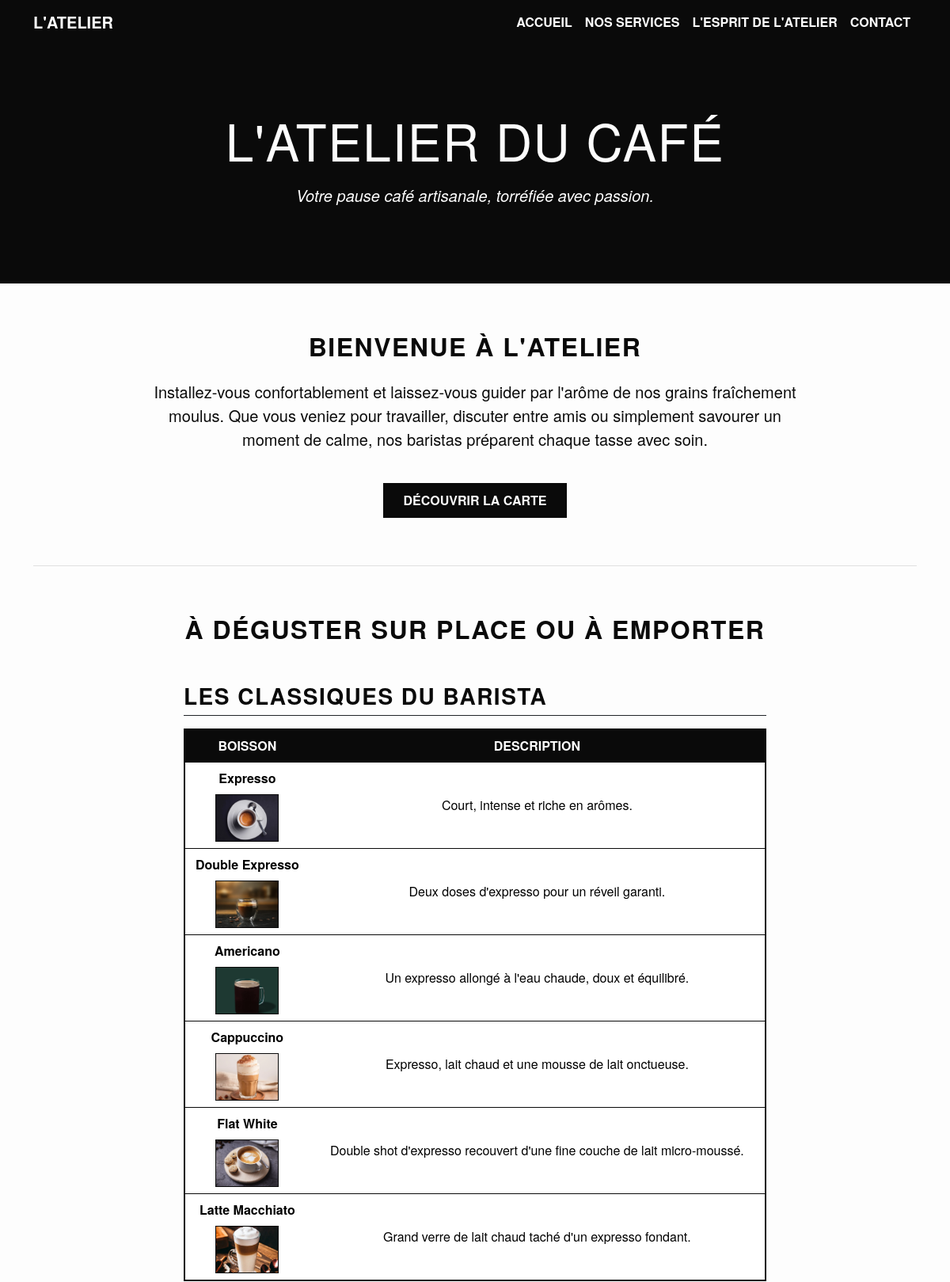
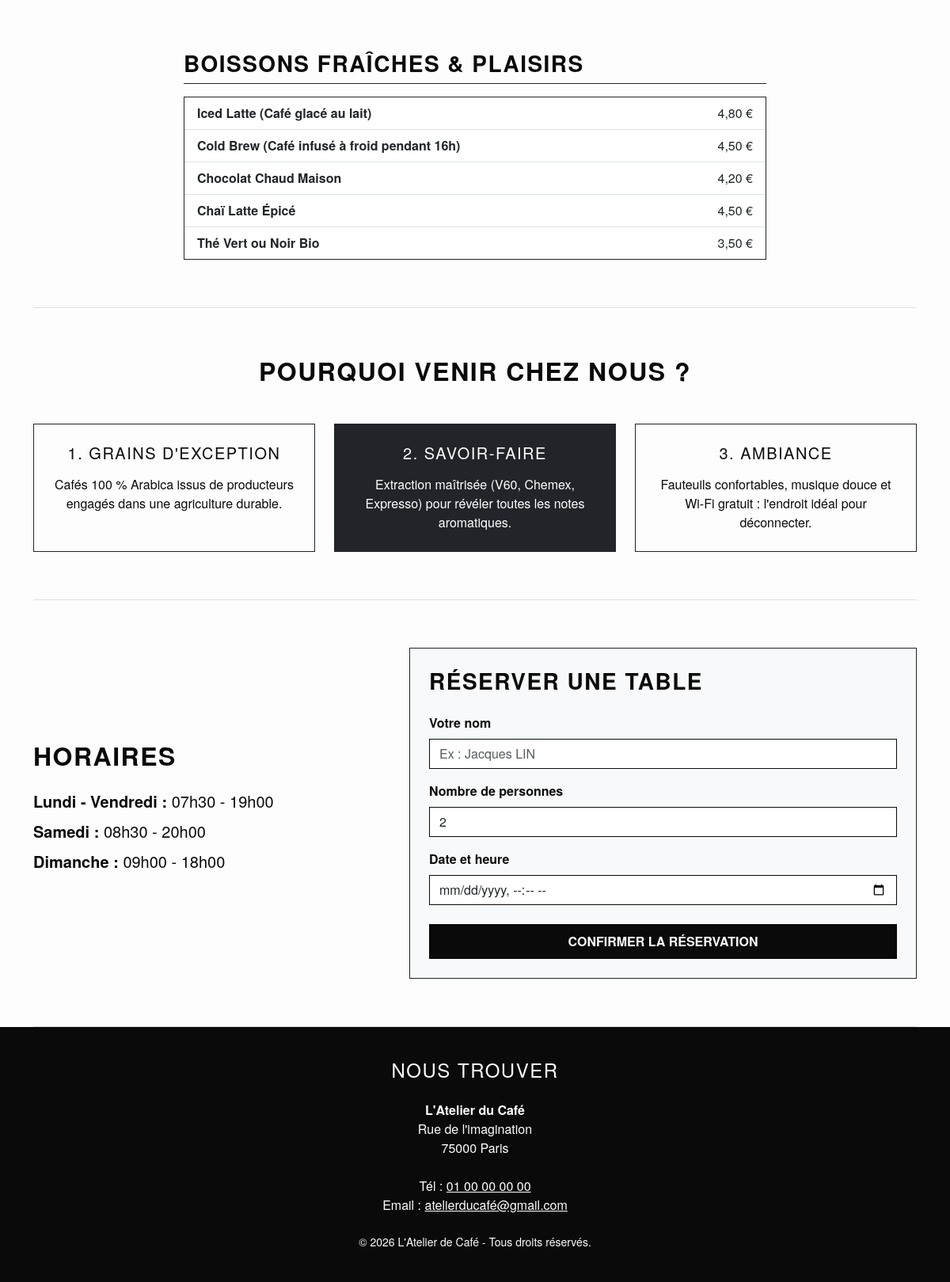
The page / on the database its author committed (2 pictures, top to bottom).
### tables this page shows
CREATE TABLE `services` (
  `id` int(11) NOT NULL,
  `nom` varchar(100) NOT NULL,
  `description` text DEFAULT NULL,
  `prix` decimal(5,2) NOT NULL,
  `image_url` varchar(255) DEFAULT NULL,
  `category_id` int(11) NOT NULL
);

### index.php (the view, shortened to what this page needs)
<?php
require_once 'config.php';
$stmtClassiques = $pdo->query("SELECT * FROM services WHERE category_id = 1");
$classiques = $stmtClassiques->fetchAll();
$stmtFraiches = $pdo->query("SELECT * FROM services WHERE category_id = 2");
$fraiches = $stmtFraiches->fetchAll();
?>
<!doctype html>
<html lang="fr">
<head>
  <link
    href="https://cdn.jsdelivr.net/npm/bootstrap@5.3.2/dist/css/bootstrap.min.css"
    rel="stylesheet" />
  <link rel="stylesheet" href="index.css" />
</head>
<body>
  <nav class="navbar navbar-expand-lg navbar-custom sticky-top">
    <div class="container">
      <a class="navbar-brand" href="index.php">L'Atelier</a>
      <div
        class="collapse navbar-collapse justify-content-end"
        id="navbarNav">
        <ul class="navbar-nav">
          <li class="nav-item">
            <a class="nav-link" href="index.php">Accueil</a>
          </li>
          <li class="nav-item">
            <a class="nav-link" href="service.php">Nos services</a>
          </li>
          <li class="nav-item">
            <a class="nav-link" href="about.php">L'Esprit de L'Atelier</a>
          </li>
          <li class="nav-item">
            <a class="nav-link" href="contact.php">Contact</a>
          </li>
        </ul>
      </div>
    </div>
  </nav>
  <header class="hero-section">
    <div class="container">
      <h1 class="display-3">L'Atelier du Café</h1>
      <p class="lead mt-3">
        <em>Votre pause café artisanale, torréfiée avec passion.</em>
      </p>
    </div>
  </header>
  <main class="container">
    <section id="bienvenue" class="text-center">
      <h2 class="mb-4">Bienvenue à L'Atelier</h2>
      <p class="lead w-75 mx-auto">
        Installez-vous confortablement et laissez-vous guider par l'arôme de
        nos grains fraîchement moulus. Que vous veniez pour travailler,
        discuter entre amis ou simplement savourer un moment de calme, nos
        baristas préparent chaque tasse avec soin.
      </p>
      <a href="#carte" class="btn btn-custom mt-4 px-4 py-2">Découvrir la carte</a>
    </section>
    <section id="carte">
      <h2 class="text-center mb-5">À déguster sur place ou à emporter</h2>
      <div class="row">
        <div class="col-lg-8 mx-auto">
          <h3 class="mb-3 border-bottom border-dark pb-2">
            Les Classiques du Barista
          </h3>
          <div class="table-responsive">
            <table class="table table-bw text-center">
              <thead>
                <tr>
                  <th>Boisson</th>
                  <th>Description</th>
                </tr>
              </thead>
              <tbody>
                <?php foreach ($classiques as $boisson): ?>
                  <tr>
                    <td>
                      <strong><?= htmlspecialchars($boisson['nom']) ?></strong><br />
                      <?php if (!empty($boisson['image_url'])): ?>
                        <img
                          src="<?= htmlspecialchars($boisson['image_url']) ?>"
                          alt="<?= htmlspecialchars($boisson['nom']) ?>"
                          width="80"
                          height="60"
                          class="img-coffee mt-2"
                          loading="lazy" />
                      <?php endif; ?>
                    </td>
                    <td><?= htmlspecialchars($boisson['description']) ?></td>
                  </tr>
                <?php endforeach; ?>
              </tbody>
            </table>
          </div>
          <h3 class="mt-5 mb-3 border-bottom border-dark pb-2">
            Boissons Fraîches & Plaisirs
          </h3>
          <ul class="list-group list-group-flush border border-dark">
            <?php foreach ($fraiches as $boisson): ?>
              <li class="list-group-item d-flex justify-content-between align-items-center">
                <strong>
                  <?= htmlspecialchars($boisson['nom']) ?>
                  <?php if (!empty($boisson['description'])): ?>
                    (<?= htmlspecialchars($boisson['description']) ?>)
                  <?php endif; ?>
                </strong>
                <span><?= number_format($boisson['prix'], 2, ',', ' ') ?> €</span>
              </li>
            <?php endforeach; ?>
          </ul>
        </div>
      </div>
    </section>
    <section id="esprit">
      <h2 class="text-center mb-5">Pourquoi venir chez nous ?</h2>
      <div class="row text-center g-4">
        <div class="col-md-4">
          <div class="p-4 border border-dark h-100">
            <h3 class="h5">1. Grains d'exception</h3>
            <p class="mb-0 mt-3">
              Cafés 100 % Arabica issus de producteurs engagés dans une
              agriculture durable.
            </p>
          </div>
        </div>
        <div class="col-md-4">
          <div class="p-4 border border-dark h-100 bg-dark text-white">
            <h3 class="h5 text-white">2. Savoir-faire</h3>
            <p class="mb-0 mt-3">
              Extraction maîtrisée (V60, Chemex, Expresso) pour révéler toutes
              les notes aromatiques.
            </p>
          </div>
        </div>
        <div class="col-md-4">
          <div class="p-4 border border-dark h-100">
            <h3 class="h5">3. Ambiance</h3>
            <p class="mb-0 mt-3">
              Fauteuils confortables, musique douce et Wi-Fi gratuit :
              l'endroit idéal pour déconnecter.
            </p>
          </div>
        </div>
      </div>
    </section>
    <section id="horaires">
      <div class="row align-items-center">
        <div class="col-md-5 mb-4 mb-md-0">
          <h2>Horaires</h2>
          <ul class="list-unstyled mt-4 fs-5">
            <li class="mb-2">
              <strong>Lundi - Vendredi :</strong> 07h30 - 19h00
            </li>
            <li class="mb-2"><strong>Samedi :</strong> 08h30 - 20h00</li>
            <li class="mb-2"><strong>Dimanche :</strong> 09h00 - 18h00</li>
          </ul>
        </div>
        <div class="col-md-7">
          <div class="p-4 border border-dark bg-light">
            <h3 class="mb-4">Réserver une table</h3>
            <form id="reservationForm" method="POST" action="index.php#horaires">
              <div class="mb-3">
                <label for="nom" class="form-label fw-bold">Votre nom</label>
                <input
                  type="text"
                  class="form-control"
                  id="nom"
                  name="nom"
                  placeholder="Ex : Jacques LIN"
                  required />
              </div>
              <div class="mb-3">
                <label for="personnes" class="form-label fw-bold">Nombre de personnes</label>
                <input
                  type="number"
                  class="form-control"
                  id="personnes"
                  name="personnes"
                  min="1"
                  max="10"
                  value="2"
                  required />
              </div>
              <div class="mb-4">
                <label for="date" class="form-label fw-bold">Date et heure</label>
                <input
                  type="datetime-local"
                  class="form-control"
                  id="date"
                  name="date_heure"
                  required />
              </div>
              <button type="submit" name="submit_reservation" class="btn btn-custom w-100 py-2">
                Confirmer la réservation
              </button>
            </form>
          </div>
        </div>
      </div>
    </section>
  </main>
  <footer id="contact">
    <div class="container">
      <h2 class="h4 mb-4">Nous trouver</h2>
      <address class="mb-4 fst-normal">
        <strong>L'Atelier du Café</strong><br />
        Rue de l'imagination<br />
        75000 Paris<br /><br />
        Tél : <a href="tel:+33100000000">01 00 00 00 00</a><br />
        Email :
        <a href="mailto:atelierducafé@gmail.com">atelierducafé@gmail.com</a>
      </address>
      <p class="mb-0 small">
        © 2026 L'Atelier de Café - Tous droits réservés.
      </p>
    </div>
  </footer>
</body>
</html>

### index.css (style rules this page uses)
:root { --black: #0a0a0a; --white: #fdfdfd; --grey: #e0e0e0; }
body { background-color: var(--white); color: var(--black); font-family: "Helvetica Neue", Arial, sans-serif; }
h1, h2, h3 { text-transform: uppercase; font-weight: 700; letter-spacing: 1.5px; }
.navbar-custom { background-color: var(--black); border-bottom: 3px solid var(--black); }
.navbar-custom .nav-link, .navbar-custom .navbar-brand { color: var(--white) !important; text-transform: uppercase; font-weight: bold; transition: color 0.3s ease; }
.hero-section { background-color: var(--black); color: var(--white); padding: 80px 0; text-align: center; }
section { padding: 60px 0; border-bottom: 1px solid var(--grey); }
.table-bw { border: 2px solid var(--black); }
.table-bw th { background-color: var(--black); color: var(--white); text-transform: uppercase; }
.table-bw td { vertical-align: middle; border-color: var(--black); }
.btn-custom { background-color: var(--black); color: var(--white); border: 2px solid var(--black); border-radius: 0; text-transform: uppercase; font-weight: bold; transition: all 0.3s ease; }
.form-control { border: 1px solid var(--black); border-radius: 0; }
footer { background-color: var(--black); color: var(--white); padding: 40px 0; text-align: center; }
footer a { color: var(--white); text-decoration: underline; }
.img-coffee { object-fit: cover; border: 1px solid var(--black); }

### rows shown on the page
services: nom "Expresso", image_url (picture), description "Court, intense et riche en arômes."
services: nom "Double Expresso", image_url (picture), description "Deux doses d'expresso pour un réveil garanti."
services: nom "Americano", image_url (picture), description "Un expresso allongé à l'eau chaude, doux et équilibré."
services: nom "Cappuccino", image_url (picture), description "Expresso, lait chaud et une mousse de lait onctueuse."
services: nom "Flat White", image_url (picture), description "Double shot d'expresso recouvert d'une fine couche de lait micro-moussé."
services: nom "Latte Macchiato", image_url (picture), description "Grand verre de lait chaud taché d'un expresso fondant."
services: nom "Iced Latte", description "Café glacé au lait", prix "4,80"
services: nom "Cold Brew", description "Café infusé à froid pendant 16h", prix "4,50"
services: nom "Chocolat Chaud Maison", prix "4,20"
services: nom "Chaï Latte Épicé", prix "4,50"
services: nom "Thé Vert ou Noir Bio", prix "3,50"
